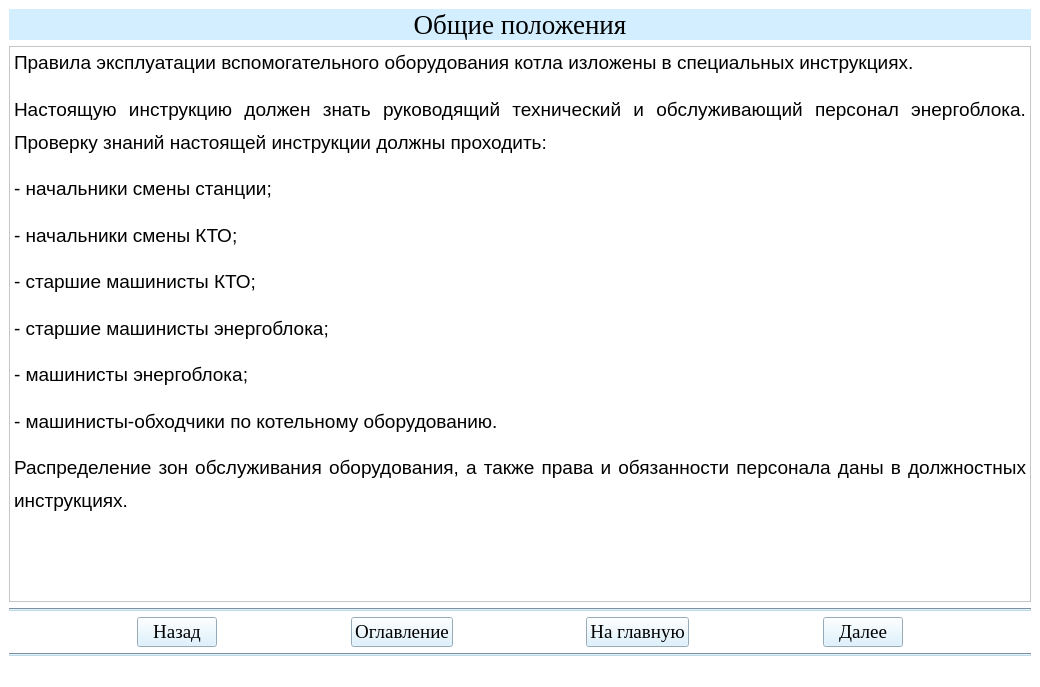
<?xml version="1.0" encoding="UTF-8"?>
<ui version="4.0">
 <class>Teoria2Window</class>
 <widget class="QMainWindow" name="Teoria2Window">
  <property name="geometry">
   <rect>
    <x>0</x>
    <y>0</y>
    <width>1040</width>
    <height>687</height>
   </rect>
  </property>
  <property name="windowTitle">
   <string>АУК</string>
  </property>
  <property name="styleSheet">
   <string notr="true">background-color: rgb(255, 255, 255);</string>
  </property>
  <widget class="QWidget" name="centralwidget">
   <layout class="QVBoxLayout" name="verticalLayout_4">
    <item>
     <layout class="QVBoxLayout" name="verticalLayout"/>
    </item>
    <item>
     <widget class="QLabel" name="label_3">
      <property name="font">
       <font>
        <family>Times New Roman</family>
        <pointsize>20</pointsize>
        <weight>50</weight>
        <italic>false</italic>
        <bold>false</bold>
        <underline>false</underline>
        <strikeout>false</strikeout>
       </font>
      </property>
      <property name="mouseTracking">
       <bool>false</bool>
      </property>
      <property name="styleSheet">
       <string notr="true">background-color: rgb(211, 239, 255);</string>
      </property>
      <property name="text">
       <string>Общие положения</string>
      </property>
      <property name="alignment">
       <set>Qt::AlignCenter</set>
      </property>
     </widget>
    </item>
    <item>
     <layout class="QVBoxLayout" name="verticalLayout_2"/>
    </item>
    <item>
     <widget class="QTextBrowser" name="textBrowser">
      <property name="html">
       <string>&lt;!DOCTYPE HTML PUBLIC &quot;-//W3C//DTD HTML 4.0//EN&quot; &quot;http://www.w3.org/TR/REC-html40/strict.dtd&quot;&gt;
&lt;html&gt;&lt;head&gt;&lt;meta name=&quot;qrichtext&quot; content=&quot;1&quot; /&gt;&lt;style type=&quot;text/css&quot;&gt;
p, li { white-space: pre-wrap; }
&lt;/style&gt;&lt;/head&gt;&lt;body style=&quot; font-family:'MS Shell Dlg 2'; font-size:8.25pt; font-weight:400; font-style:normal;&quot;&gt;
&lt;p align=&quot;justify&quot; style=&quot; margin-top:12px; margin-bottom:0px; margin-left:0px; margin-right:0px; -qt-block-indent:0; text-indent:0px; line-height:150%;&quot;&gt;&lt;span style=&quot; font-family:'Times New Roman,serif'; font-size:14pt;&quot;&gt;Правила эксплуатации вспомогательного оборудования котла изложены в специальных инструкциях.&lt;/span&gt;&lt;span style=&quot; font-size:8pt;&quot;&gt; &lt;/span&gt;&lt;/p&gt;
&lt;p align=&quot;justify&quot; style=&quot; margin-top:12px; margin-bottom:0px; margin-left:0px; margin-right:0px; -qt-block-indent:0; text-indent:0px; line-height:150%;&quot;&gt;&lt;span style=&quot; font-family:'Times New Roman,serif'; font-size:14pt;&quot;&gt;Настоящую инструкцию должен знать руководящий технический и обслуживающий персонал энергоблока. Проверку знаний настоящей инструкции должны проходить:&lt;/span&gt;&lt;span style=&quot; font-size:8pt;&quot;&gt; &lt;/span&gt;&lt;/p&gt;
&lt;p align=&quot;justify&quot; style=&quot; margin-top:12px; margin-bottom:0px; margin-left:0px; margin-right:0px; -qt-block-indent:0; text-indent:0px; line-height:150%;&quot;&gt;&lt;span style=&quot; font-family:'Times New Roman,serif'; font-size:14pt;&quot;&gt;- начальники смены станции;&lt;/span&gt;&lt;span style=&quot; font-size:8pt;&quot;&gt; &lt;/span&gt;&lt;/p&gt;
&lt;p align=&quot;justify&quot; style=&quot; margin-top:12px; margin-bottom:0px; margin-left:0px; margin-right:0px; -qt-block-indent:0; text-indent:0px; line-height:150%;&quot;&gt;&lt;span style=&quot; font-family:'Times New Roman,serif'; font-size:14pt;&quot;&gt;- начальники смены КТО;&lt;/span&gt;&lt;span style=&quot; font-size:8pt;&quot;&gt; &lt;/span&gt;&lt;/p&gt;
&lt;p align=&quot;justify&quot; style=&quot; margin-top:12px; margin-bottom:0px; margin-left:0px; margin-right:0px; -qt-block-indent:0; text-indent:0px; line-height:150%;&quot;&gt;&lt;span style=&quot; font-family:'Times New Roman,serif'; font-size:14pt;&quot;&gt;- старшие машинисты КТО;&lt;/span&gt;&lt;span style=&quot; font-size:8pt;&quot;&gt; &lt;/span&gt;&lt;/p&gt;
&lt;p align=&quot;justify&quot; style=&quot; margin-top:12px; margin-bottom:0px; margin-left:0px; margin-right:0px; -qt-block-indent:0; text-indent:0px; line-height:150%;&quot;&gt;&lt;span style=&quot; font-family:'Times New Roman,serif'; font-size:14pt;&quot;&gt;- старшие машинисты энергоблока;&lt;/span&gt;&lt;span style=&quot; font-size:8pt;&quot;&gt; &lt;/span&gt;&lt;/p&gt;
&lt;p align=&quot;justify&quot; style=&quot; margin-top:12px; margin-bottom:0px; margin-left:0px; margin-right:0px; -qt-block-indent:0; text-indent:0px; line-height:150%;&quot;&gt;&lt;span style=&quot; font-family:'Times New Roman,serif'; font-size:14pt;&quot;&gt;- машинисты энергоблока;&lt;/span&gt;&lt;span style=&quot; font-size:8pt;&quot;&gt; &lt;/span&gt;&lt;/p&gt;
&lt;p align=&quot;justify&quot; style=&quot; margin-top:12px; margin-bottom:0px; margin-left:0px; margin-right:0px; -qt-block-indent:0; text-indent:0px; line-height:150%;&quot;&gt;&lt;span style=&quot; font-family:'Times New Roman,serif'; font-size:14pt;&quot;&gt;- машинисты-обходчики по котельному оборудованию.&lt;/span&gt;&lt;span style=&quot; font-size:8pt;&quot;&gt; &lt;/span&gt;&lt;/p&gt;
&lt;p align=&quot;justify&quot; style=&quot; margin-top:12px; margin-bottom:0px; margin-left:0px; margin-right:0px; -qt-block-indent:0; text-indent:0px; line-height:150%;&quot;&gt;&lt;span style=&quot; font-family:'Times New Roman,serif'; font-size:14pt;&quot;&gt;Распределение зон обслуживания оборудования, а также права и обязанности персонала даны в должностных инструкциях.&lt;/span&gt;&lt;span style=&quot; font-family:'Times New Roman,serif'; font-size:14pt; color:#000000;&quot;&gt; &lt;/span&gt;&lt;/p&gt;&lt;/body&gt;&lt;/html&gt;</string>
      </property>
     </widget>
    </item>
    <item>
     <widget class="Line" name="line">
      <property name="styleSheet">
       <string notr="true">background-color: rgb(191, 216, 230);</string>
      </property>
      <property name="orientation">
       <enum>Qt::Horizontal</enum>
      </property>
     </widget>
    </item>
    <item>
     <layout class="QHBoxLayout" name="horizontalLayout">
      <item>
       <spacer name="horizontalSpacer_5">
        <property name="orientation">
         <enum>Qt::Horizontal</enum>
        </property>
        <property name="sizeHint" stdset="0">
         <size>
          <width>40</width>
          <height>20</height>
         </size>
        </property>
       </spacer>
      </item>
      <item>
       <widget class="QPushButton" name="btn_return2">
        <property name="font">
         <font>
          <family>Times New Roman</family>
          <pointsize>14</pointsize>
         </font>
        </property>
        <property name="styleSheet">
         <string notr="true">background-color: rgb(211, 239, 255);</string>
        </property>
        <property name="text">
         <string>Назад</string>
        </property>
       </widget>
      </item>
      <item>
       <spacer name="horizontalSpacer">
        <property name="orientation">
         <enum>Qt::Horizontal</enum>
        </property>
        <property name="sizeHint" stdset="0">
         <size>
          <width>40</width>
          <height>20</height>
         </size>
        </property>
       </spacer>
      </item>
      <item>
       <widget class="QPushButton" name="btn_oglavlenie2">
        <property name="font">
         <font>
          <family>Times New Roman</family>
          <pointsize>14</pointsize>
         </font>
        </property>
        <property name="styleSheet">
         <string notr="true">background-color: rgb(211, 239, 255);</string>
        </property>
        <property name="text">
         <string>Оглавление</string>
        </property>
       </widget>
      </item>
      <item>
       <spacer name="horizontalSpacer_4">
        <property name="orientation">
         <enum>Qt::Horizontal</enum>
        </property>
        <property name="sizeHint" stdset="0">
         <size>
          <width>40</width>
          <height>20</height>
         </size>
        </property>
       </spacer>
      </item>
      <item>
       <widget class="QPushButton" name="btn_glavnaya2">
        <property name="font">
         <font>
          <family>Times New Roman</family>
          <pointsize>14</pointsize>
          <weight>50</weight>
          <bold>false</bold>
         </font>
        </property>
        <property name="styleSheet">
         <string notr="true">background-color: rgb(211, 239, 255);
color: rgb(0, 0, 0);</string>
        </property>
        <property name="text">
         <string>На главную</string>
        </property>
       </widget>
      </item>
      <item>
       <spacer name="horizontalSpacer_3">
        <property name="orientation">
         <enum>Qt::Horizontal</enum>
        </property>
        <property name="sizeHint" stdset="0">
         <size>
          <width>40</width>
          <height>20</height>
         </size>
        </property>
       </spacer>
      </item>
      <item>
       <widget class="QPushButton" name="btn_dalee2">
        <property name="font">
         <font>
          <family>Times New Roman</family>
          <pointsize>14</pointsize>
          <weight>50</weight>
          <bold>false</bold>
         </font>
        </property>
        <property name="styleSheet">
         <string notr="true">background-color: rgb(211, 239, 255);
color: rgb(0, 0, 0);</string>
        </property>
        <property name="text">
         <string>Далее</string>
        </property>
       </widget>
      </item>
      <item>
       <spacer name="horizontalSpacer_2">
        <property name="orientation">
         <enum>Qt::Horizontal</enum>
        </property>
        <property name="sizeHint" stdset="0">
         <size>
          <width>40</width>
          <height>20</height>
         </size>
        </property>
       </spacer>
      </item>
     </layout>
    </item>
    <item>
     <widget class="Line" name="line_2">
      <property name="styleSheet">
       <string notr="true">background-color: rgb(191, 216, 230);</string>
      </property>
      <property name="orientation">
       <enum>Qt::Horizontal</enum>
      </property>
     </widget>
    </item>
   </layout>
  </widget>
  <widget class="QStatusBar" name="statusbar"/>
 </widget>
 <resources/>
 <connections/>
</ui>
